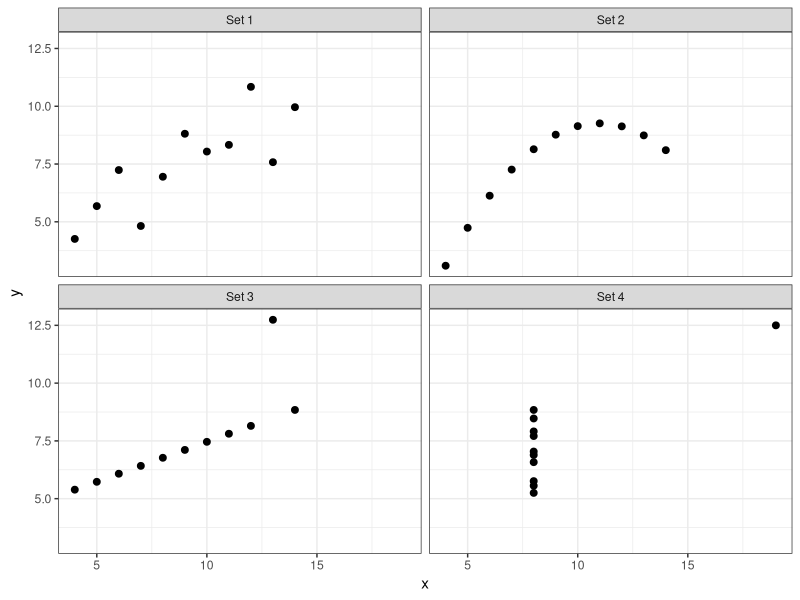
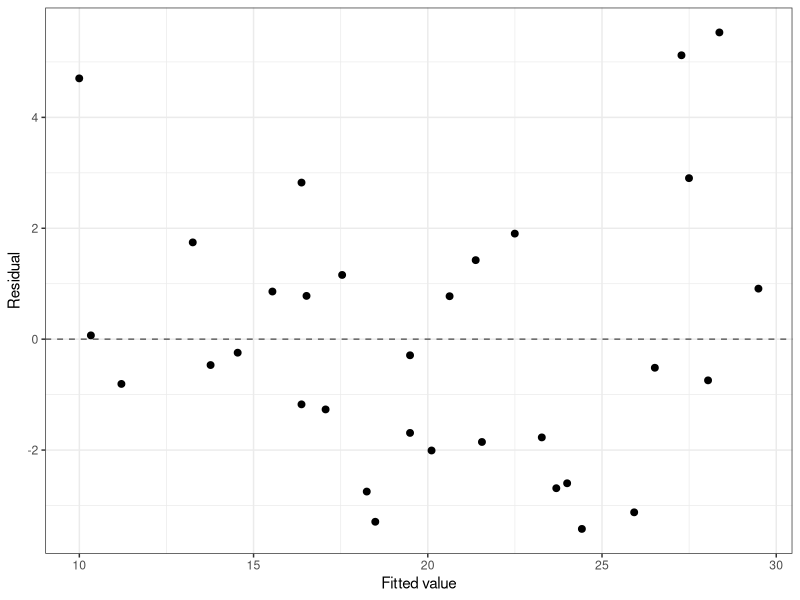
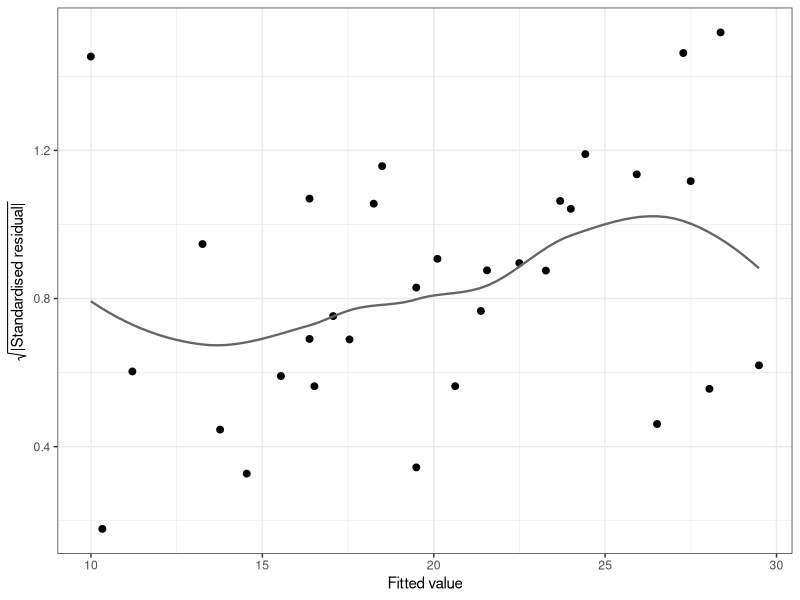

The R script that drew these images, in order:
## ---- chunk 1
#| include: false
library(tidyverse)
library(broom)
library(MASS)
theme_set(theme_bw())
## ---- chunk 2
#| edit: false
anscombe_long <- anscombe |>
  pivot_longer(
    cols = everything(),
    names_to = c(".value", "set"),
    names_pattern = "([xy])(\\d)"
  ) |>
  mutate(set = paste0("Set ", set))
  
ggplot(anscombe_long, aes(x = x, y = y)) +
  geom_point(size = 2) +
  facet_wrap(~ set, ncol = 2) 
## ---- chunk 3
#| edit: false
diag_mod <- lm(mpg ~ wt + hp + am, data = mtcars)
## ---- chunk 4
#| edit: false
diag_aug <- augment(diag_mod)
## ---- chunk 5
#| edit: false
ggplot(diag_aug, aes(x = .fitted, y = .resid)) +
  geom_hline(yintercept = 0, linetype = "dashed", color = "gray40") +
  geom_point(size = 2) +
  labs(x = "Fitted value", y = "Residual")
## ---- chunk 6
#| edit: false
ggplot(diag_aug, aes(x = .fitted, y = sqrt(abs(.std.resid)))) +
  geom_point(size = 2) +
  geom_smooth(se = FALSE, linewidth = 0.8, color = "gray40") +
  labs(x = "Fitted value", y = expression(sqrt("|Standardised residual|")))
